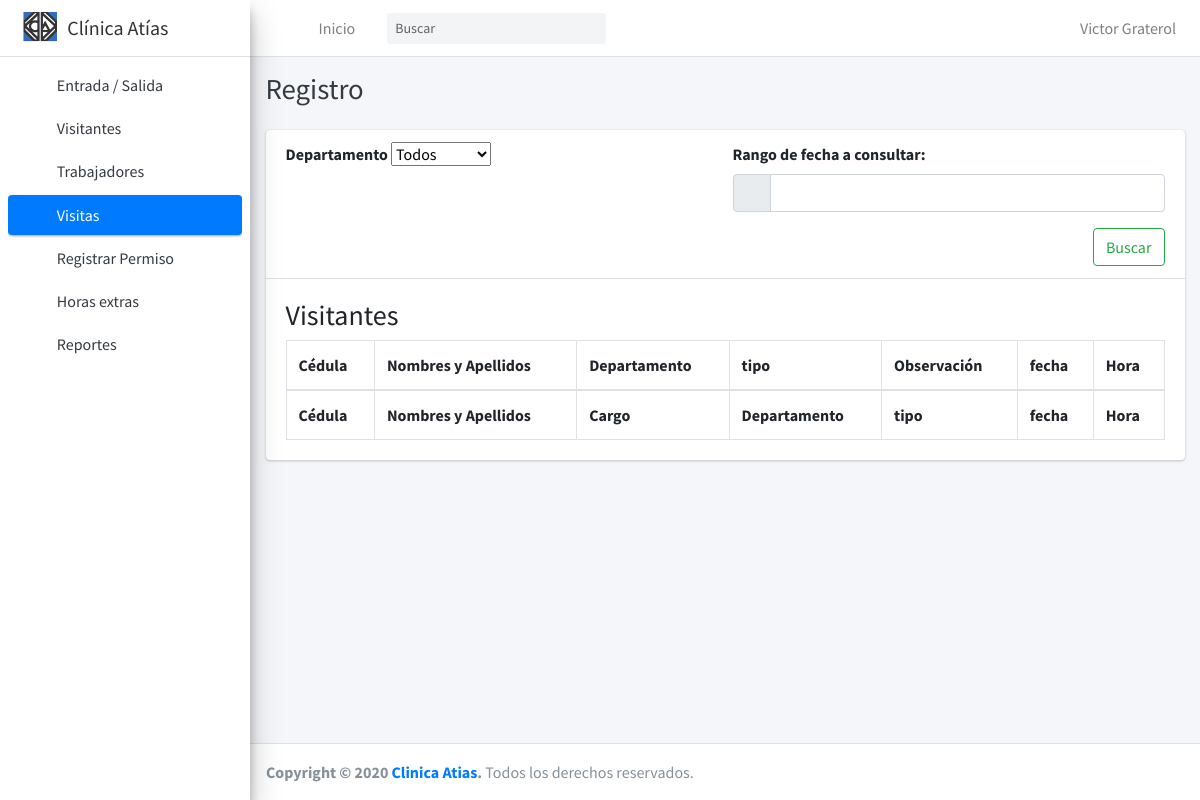
Page /visitas (signed in) on the earlier database version.
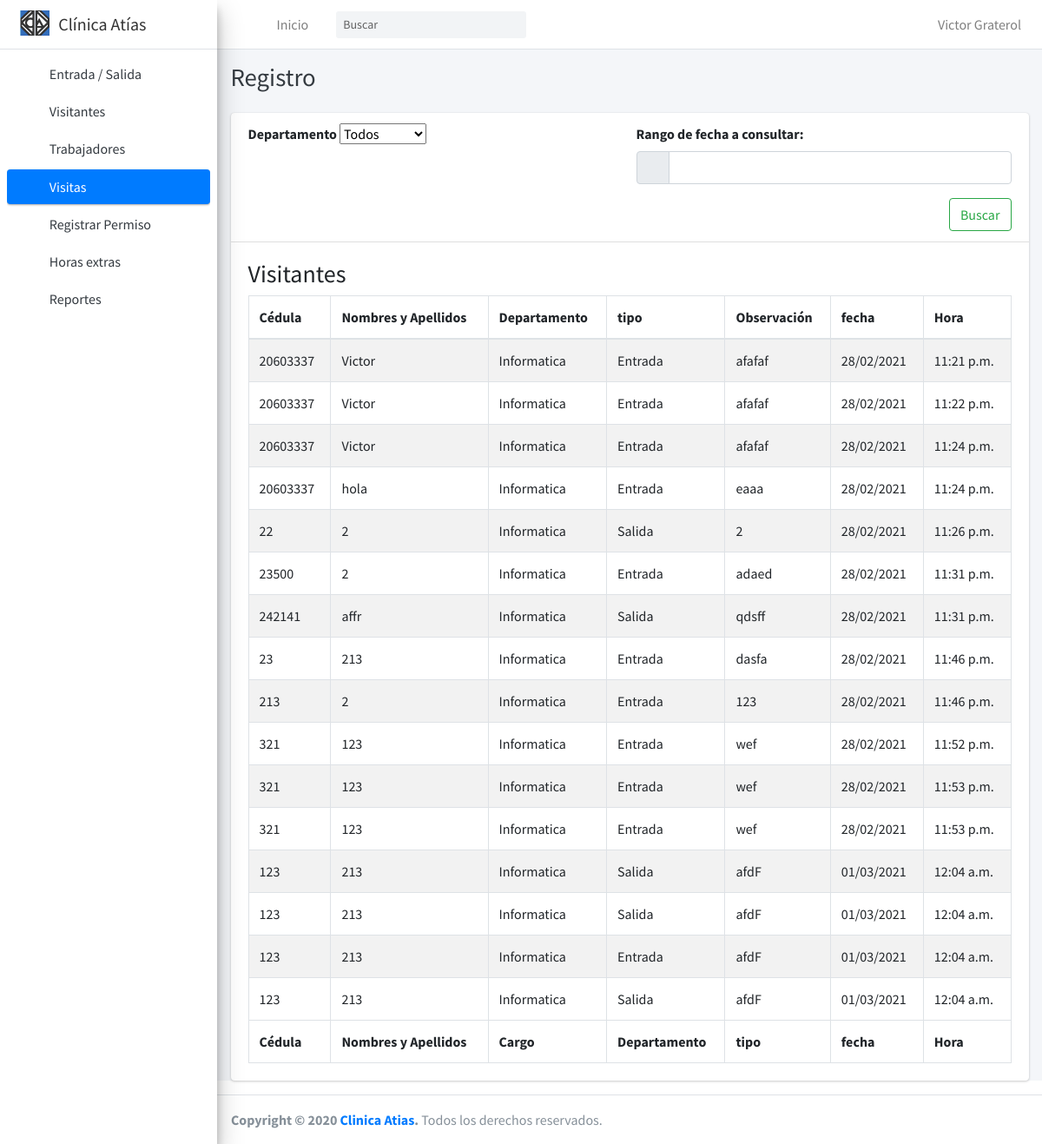
Same page on the later database version.
### core/models.py (models this page shows)
class visitantes(models.Model):
    tipo_marca = [
        ('E', 'Entrada'),
        ('S', 'Salida'),
    ]
    nombre = models.CharField(max_length=100 , verbose_name='Nombre')
    apellido = models.CharField(max_length=100 , verbose_name='Apellido')
    cedula = models.IntegerField(verbose_name='Cédula')
    fecha = models.DateTimeField(auto_now_add=True, verbose_name='fecha')
    tipo = models.CharField(max_length=1, verbose_name="Tipo", choices=tipo_marca, default='E')
    observacion = models.TextField(verbose_name="Observaciones", blank=True, null=True)
    departamento = models.ForeignKey(departamento, verbose_name="Departamento", on_delete=models.PROTECT)

### registration/models.py (models this page shows)
class departamento(models.Model):
    nombre = models.CharField(max_length=150 , verbose_name='Nombre')
    def __str__(self):
        return self.nombre

### core/views.py (the view)
# urls.py: path('visitas', views.VisitasListView.as_view(), name ='visitas'),
@method_decorator(login_required, name='dispatch')
class VisitasListView(ListView):
    model = visitantes
    template_name = 'core/visitas.html'
    def get_queryset(self):
        if self.request.GET:
            desde, hasta = self.request.GET['reservation'].split('-')
            desde = desde.strip(' ')
            hasta = hasta.strip(' ')
            desde = datetime.strptime(desde, '%d/%m/%Y')
            hasta = datetime.strptime(hasta, '%d/%m/%Y')
            object_list = self.model.objects.filter(fecha__gte = desde.strftime('%Y-%m-%d 00:00:00'),fecha__lte = hasta.strftime('%Y-%m-%d 23:59:59'))
            if self.request.GET['departamento'] != "0":
                object_list = object_list.filter(departamento = self.request.GET['departamento'])
        else:
            object_list = self.model.objects.all()
        return object_list
    def get_context_data(self, **kwargs):
        context = super().get_context_data(**kwargs)
        dep = departamento.objects.all()
        context["departamento"] = dep
        return context

### core/templates/core/visitas.html (shortened to what this page needs)
{% extends "core/base.html" %}
{% load static %}
{% block titulo %} Registro {% endblock %}
{% block head %}
  <link rel="stylesheet" href="{% static 'core/plugins/datatables-bs4/css/dataTables.bootstrap4.min.css' %}">
  <link rel="stylesheet" href="{% static 'core/plugins/datatables-responsive/css/responsive.bootstrap4.min.css' %}">
  <link rel="stylesheet" href="{% static 'core/plugins/daterangepicker/daterangepicker.css' %}">
  <link rel="stylesheet" href="{% static 'core/plugins/select2/css/select2.min.css' %}">
  <link rel="stylesheet" href="{% static 'core/plugins/select2-bootstrap4-theme/select2-bootstrap4.min.css' %}">
  <link rel="stylesheet" href="{% static 'core/plugins/bootstrap4-duallistbox/bootstrap-duallistbox.min.css' %}">
{% endblock %}
{% block contenido %}
    <div class="card">
        <div class="card-header">
            <form method="GET">
                <div class="row">
                    <div class="col-6">
                        <div class="form-group">
                            <label>Departamento</label>
                            <select class="select2bs4" name="departamento" id="departamento" required>
                            <option value = "0">Todos</option>
                            </select>
                        </div>
                    </div>
                    <div class="col-6">
                        <div class="form-group">
                            <label>Rango de fecha a consultar:</label>
                            <div class="input-group">
                                <div class="input-group-prepend">
                                <span class="input-group-text">
                                    <i class="far fa-calendar-alt"></i>
                                </span>
                                </div>
                                <input type="text" class="form-control float-right" id="reservation" name="reservation" value="{{ request.POST.reservation }}">
                            </div>
                        </div>
                    </div>
                </div>
                <input type="submit" class="btn btn-outline-success float-right" value="Buscar">
            </form>
        </div>
        <div class="card-body">
            <h3>Visitantes</h3>
            <table id="example1" class="table table-bordered table-striped">
                <thead>
                    <tr>
                        <th>Cédula</th>
                        <th>Nombres y Apellidos</th>
                        <th>Departamento</th>
                        <th>tipo</th>
                        <th>Observación</th>
                        <th>fecha</th>
                        <th>Hora</th>
                    </tr>
                </thead>
                <tbody>
                    {% for hora in object_list %}
                        <tr>
                            <td> {{ hora.cedula}} </td>
                            <td>{{ hora.nombre}} {{ hora.trabajador.apellido}}</td>
                            <td>{{ hora.departamento}}</td>
                            <td>{{ hora.get_tipo_display }}</td>
                            <td>{{ hora.observacion}}</td>
                            <td> {{ hora.fecha|date:"d/m/Y" }}</td>
                            <td> {{ hora.fecha|date:"P" }}</td>
                        </tr>
                    {% endfor %}
                </tbody>
                <tfoot>
                    <tr>
                        <th>Cédula</th>
                        <th>Nombres y Apellidos</th>
                        <th>Cargo</th>
                        <th>Departamento</th>
                        <th>tipo</th>
                        <th>fecha</th>
                        <th>Hora</th>
                    </tr>
                </tfoot>
            </table>
        </div>
    </div>
{% endblock %}

### core/templates/core/base.html (shortened to what this page needs)
<!DOCTYPE html>
{% load static %}
<html>
<head>
  <link rel="stylesheet" href="{% static 'core/plugins/fontawesome-free/css/all.min.css' %}">
  <link rel="stylesheet" href="https://code.ionicframework.com/ionicons/2.0.1/css/ionicons.min.css">
  <link rel="stylesheet" href="{% static 'core/plugins/tempusdominus-bootstrap-4/css/tempusdominus-bootstrap-4.min.css' %}">
  <link rel="stylesheet" href="{% static 'core/plugins/icheck-bootstrap/icheck-bootstrap.min.css' %}">
  <link rel="stylesheet" href="{% static 'core/dist/css/adminlte.min.css' %}">
  <link rel="stylesheet" href="{% static 'core/plugins/overlayScrollbars/css/OverlayScrollbars.min.css' %}">
  <link rel="stylesheet" href="{% static 'core/plugins/jqvmap/jqvmap.min.css' %}">
  <link rel="stylesheet" href="{% static 'core/plugins/summernote/summernote-bs4.css' %}">
  <link rel="stylesheet" href="{% static 'core/plugins/select2/css/select2.min.css' %}">
  <link rel="stylesheet" href="{% static 'core/plugins/select2-bootstrap4-theme/select2-bootstrap4.min.css' %}">
  {% block head %}
  {% endblock %}
</head>
<body class="hold-transition sidebar-mini layout-fixed {% block sidebar %} {% endblock %}">
<div class="wrapper">
  <nav class="main-header navbar navbar-expand navbar-white navbar-light">
    <ul class="navbar-nav">
      <li class="nav-item">
        <a class="nav-link" data-widget="pushmenu" href="#" role="button"><i class="fas fa-bars"></i></a>
      </li>
      <li class="nav-item d-none d-sm-inline-block">
        <a href="{% url 'core:index' %}" class="nav-link">Inicio</a>
      </li>
    </ul>
    <form class="form-inline ml-3">
      <div class="input-group input-group-sm">
        <input class="form-control form-control-navbar" type="search" placeholder="Buscar" aria-label="Search">
        <div class="input-group-append">
          <button class="btn btn-navbar" type="submit">
            <i class="fas fa-search"></i>
          </button>
        </div>
      </div>
    </form>
    <ul class="navbar-nav ml-auto">
      <li class="nav-item dropdown user-menu">
        {% if request.user.is_authenticated %}
          <a href="#" class="nav-link dropdown-toggle" data-toggle="dropdown" aria-expanded="false">
            <span class="d-none d-md-inline"><i class="far fa-user"></i> {{ request.user.first_name }} {{ request.user.last_name }}</span>
          </a>
        {% else %}
          <a href="{% url 'login' %}" class="btn btn-outline-primary float-right"> <i class="far fa-user"></i> Iniciar Sesión</a>
        {% endif %}
      </li>
    </ul>
  </nav>
  <aside class="main-sidebar elevation-4 sidebar-light-primary">
    <a href="{% url 'core:index' %}" class="brand-link navbar-white">
      <img src="{% static 'core/images/logo.png' %}" alt="Clínica Atías Logo" class="brand-image" style="opacity: .8">
      <span class="brand-text font-weight-light"><b>Clínica Atías</b></span>
    </a>
    <div class="sidebar">
      <nav class="mt-2">
        <ul class="nav nav-pills nav-sidebar flex-column" data-widget="treeview" role="menu" data-accordion="false">
          <li class="nav-item">
            <a href="{% url 'core:index' %}" class="nav-link {% if request.path == '/' %} active {% endif %}">
              <i class="nav-icon fas fa-edit"></i>
              <p>
                Entrada / Salida
              </p>
            </a>
          </li>
          <li class="nav-item">
            <a href="{% url 'core:visitantes_add' %}" class="nav-link {% if "visitantes" in request.path %} active {% endif %}">
              <i class="nav-icon fas fa-edit"></i>
              <p>
                Visitantes
              </p>
            </a>
          </li>
          {% if request.user.is_authenticated %}
            <li class="nav-item">
              <a href="{% url 'core:trabajadores' %}" class="nav-link {% if 'trabajadores' in request.path %} active {% endif %}">
                <i class="nav-icon fas fa-users"></i>
                <p>
                  Trabajadores
                </p>
              </a>
            </li>
            <li class="nav-item">
              <a href="{% url 'core:visitas' %}" class="nav-link {% if 'visitas' in request.path %} active {% endif %}">
                <i class="nav-icon fas fa-users"></i>
                <p>
                  Visitas
                </p>
              </a>
            </li>
            <li class="nav-item">
              <a href="{% url 'core:permisos_add' %}" class="nav-link {% if 'permisos' in request.path %} active {% endif %}">
                <i class="nav-icon fas fa-users"></i>
                <p>
                  Registrar Permiso
                </p>
              </a>
            </li>
            <li class="nav-item">
              <a href="{% url 'core:extras_add' %}" class="nav-link {% if 'extras' in request.path %} active {% endif %}">
                <i class="nav-icon fas fa-calendar-check"></i>
                <p>
                  Horas extras
                </p>
              </a>
            </li>
            <li class="nav-item">
              <a href="{% url 'core:diario' %}" class="nav-link {% if 'diario' in request.path %} active {% endif %}">
                <i class="nav-icon fas fa-calendar-check"></i>
                <p>
                  Reportes
                </p>
              </a>
            </li>
          {% endif %}
        </ul>
      </nav>
    </div>
  </aside>
  <div class="content-wrapper">
    <div class="content-header">
      <div class="container-fluid">
        <div class="row mb-2">
          <div class="col-sm-6">
            <h1 class="m-0 text-dark">{% block titulo %} Inicio {% endblock %}</h1>
          </div>
          <div class="col-sm-6">
          </div>
        </div>
      </div>
    </div>
    <section class="content">
      <div class="container-fluid">
        {% block contenido %} {% endblock %}
      </div>
    </section>
  </div>
  <footer class="main-footer">
    <strong>Copyright &copy; 2020 <a href="http://ClinicaAtias">Clinica Atias</a>.</strong>
    Todos los derechos reservados.
  </footer>
</div>
</body>
</html>

Differences in the rows shown:
added visitantes: cedula "20603337", nombre "Victor", departamento "Informatica", tipo "Entrada", observacion "afafaf", fecha "28/02/2021", fecha "11:21 p.m."
added visitantes: cedula "20603337", nombre "Victor", departamento "Informatica", tipo "Entrada", observacion "afafaf", fecha "28/02/2021", fecha "11:22 p.m."
added visitantes: cedula "20603337", nombre "Victor", departamento "Informatica", tipo "Entrada", observacion "afafaf", fecha "28/02/2021", fecha "11:24 p.m."
added visitantes: cedula "20603337", nombre "hola", departamento "Informatica", tipo "Entrada", observacion "eaaa", fecha "28/02/2021", fecha "11:24 p.m."
added visitantes: cedula "22", nombre "2", departamento "Informatica", tipo "Salida", observacion "2", fecha "28/02/2021", fecha "11:26 p.m."
added visitantes: cedula "23500", nombre "2", departamento "Informatica", tipo "Entrada", observacion "adaed", fecha "28/02/2021", fecha "11:31 p.m."
added visitantes: cedula "242141", nombre "affr", departamento "Informatica", tipo "Salida", observacion "qdsff", fecha "28/02/2021", fecha "11:31 p.m."
added visitantes: cedula "23", nombre "213", departamento "Informatica", tipo "Entrada", observacion "dasfa", fecha "28/02/2021", fecha "11:46 p.m."
added visitantes: cedula "213", nombre "2", departamento "Informatica", tipo "Entrada", observacion "123", fecha "28/02/2021", fecha "11:46 p.m."
added visitantes: cedula "321", nombre "123", departamento "Informatica", tipo "Entrada", observacion "wef", fecha "28/02/2021", fecha "11:52 p.m."
added visitantes: cedula "321", nombre "123", departamento "Informatica", tipo "Entrada", observacion "wef", fecha "28/02/2021", fecha "11:53 p.m."
added visitantes: cedula "321", nombre "123", departamento "Informatica", tipo "Entrada", observacion "wef", fecha "28/02/2021", fecha "11:53 p.m."
added visitantes: cedula "123", nombre "213", departamento "Informatica", tipo "Salida", observacion "afdF", fecha "01/03/2021", fecha "12:04 a.m."
added visitantes: cedula "123", nombre "213", departamento "Informatica", tipo "Salida", observacion "afdF", fecha "01/03/2021", fecha "12:04 a.m."
added visitantes: cedula "123", nombre "213", departamento "Informatica", tipo "Entrada", observacion "afdF", fecha "01/03/2021", fecha "12:04 a.m."
added visitantes: cedula "123", nombre "213", departamento "Informatica", tipo "Salida", observacion "afdF", fecha "01/03/2021", fecha "12:04 a.m."
